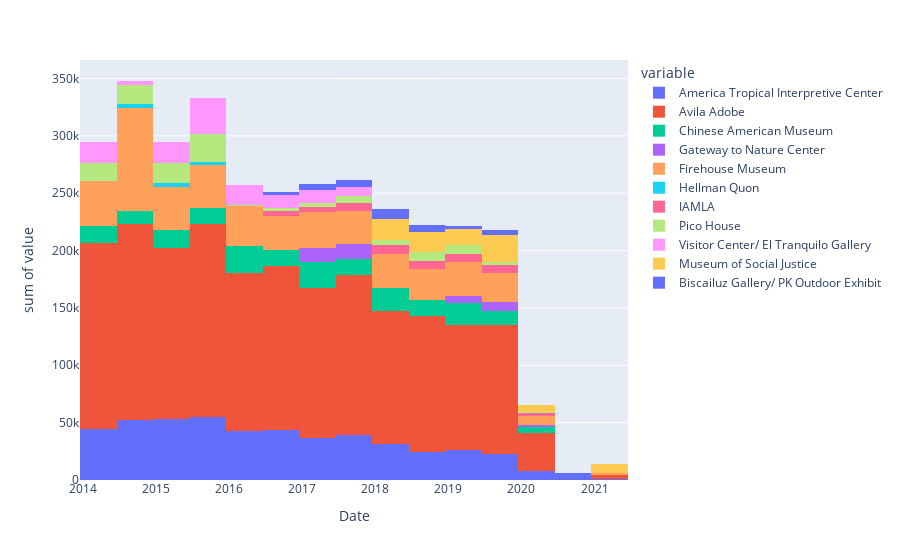

The notebook cell this image was saved under:
### Markdown cell above
Velg ut en informativ figurtype og lag en figur som viser utviklingen av museumsbesøk i datasettet.

### Code cell
# Visualisering

fig = px.histogram(museum_reshaped,
                   x="Date",
                   y="value",
                    color = "variable"
                    )
    
fig.show()
